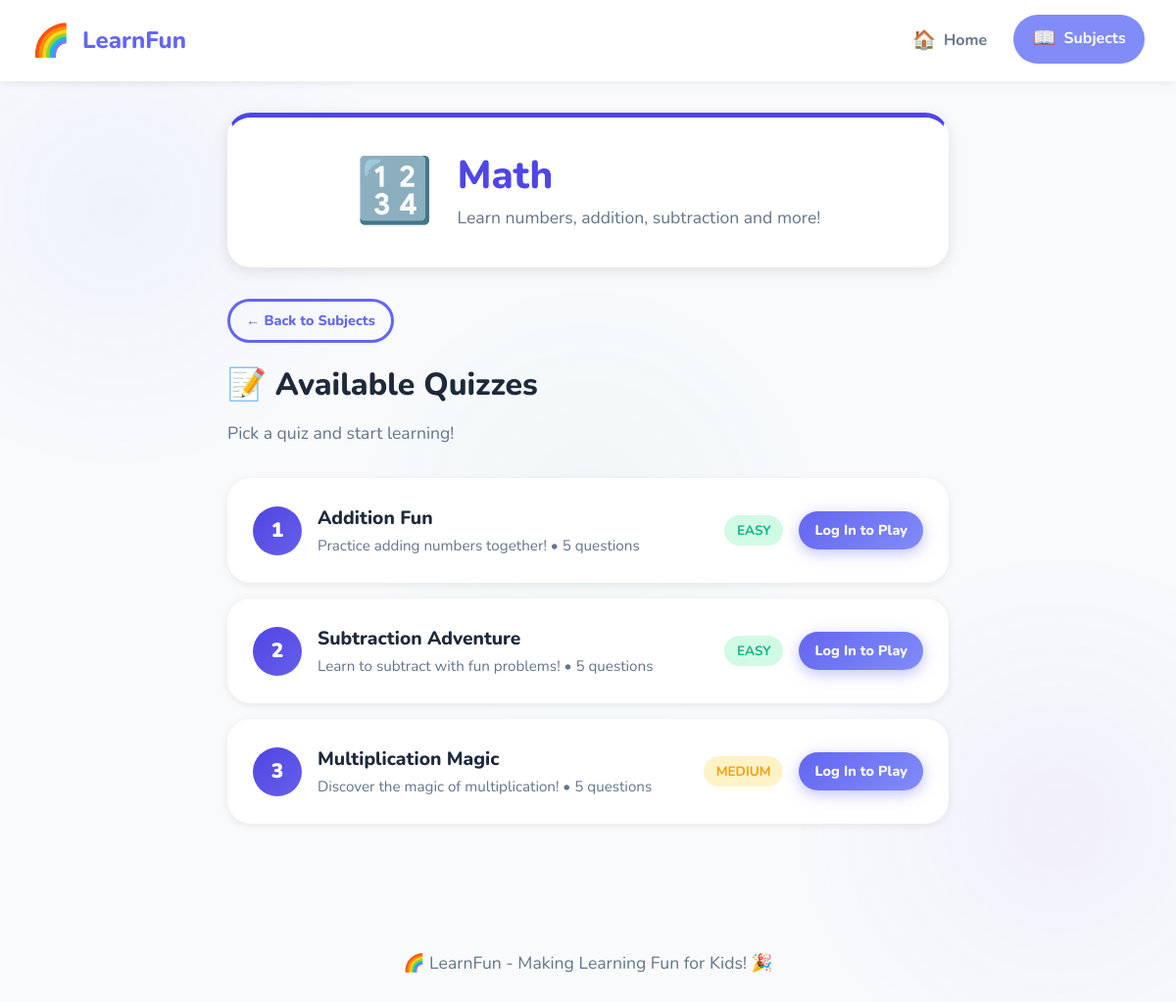
/subjects/1, run on the app's committed database.
### models.py (models this page shows, shortened)
class Subject(db.Model):
    __tablename__ = 'subjects'
    id = db.Column(db.Integer, primary_key=True)
    name = db.Column(db.String(50), unique=True, nullable=False)
    icon = db.Column(db.String(20), nullable=False)  # Emoji icon
    color = db.Column(db.String(20), nullable=False)  # Primary color
    description = db.Column(db.String(200), default='')
    quizzes = db.relationship('Quiz', backref='subject', lazy=True)

class Quiz(db.Model):
    __tablename__ = 'quizzes'
    id = db.Column(db.Integer, primary_key=True)
    title = db.Column(db.String(100), nullable=False)
    subject_id = db.Column(db.Integer, db.ForeignKey('subjects.id'), nullable=False)
    difficulty = db.Column(db.String(20), default='easy')  # easy, medium, hard
    description = db.Column(db.String(200), default='')
    questions = db.relationship('Question', backref='quiz', lazy=True, cascade='all, delete-orphan')

### blueprints/main.py (the view)
@main_bp.route('/subjects/<int:subject_id>')
def subject_detail(subject_id):
    subject = Subject.query.get_or_404(subject_id)
    quizzes = Quiz.query.filter_by(subject_id=subject_id).all()
    return render_template('subject_detail.html', subject=subject, quizzes=quizzes)

### app.py (called while the page is built)
def create_app():
    app = Flask(__name__)
    app.config.from_object(Config)
    db.init_app(app)
    with app.app_context():
        db.create_all()
        seed_data()
    from blueprints.main import main_bp
    from blueprints.auth import auth_bp
    from blueprints.quiz import quiz_bp
    from blueprints.progress import progress_bp
    app.register_blueprint(main_bp)
    app.register_blueprint(auth_bp, url_prefix='/auth')
    app.register_blueprint(quiz_bp, url_prefix='/quiz')
    app.register_blueprint(progress_bp, url_prefix='/progress')
    @app.context_processor
    def inject_user():
        user = None
        if 'user_id' in session:
            from models import User
            user = User.query.get(session['user_id'])
        return {'current_user': user}
    return app

### templates/subject_detail.html (shortened to what this page needs)
{% extends "base.html" %}
{% block content %}
<div class="container-sm">
    <div class="card mb-4" style="border-top: 5px solid {{ subject.color }};">
        <div class="flex-center gap-3" style="flex-wrap: wrap;">
            <span style="font-size: 4rem;">{{ subject.icon }}</span>
            <div>
                <h1 style="margin-bottom: 0.3rem; color: {{ subject.color }};">{{ subject.name }}</h1>
                <p style="color: var(--text-secondary); margin: 0;">{{ subject.description }}</p>
            </div>
        </div>
    </div>
    <a href="{{ url_for('main.subjects') }}" class="btn btn-outline btn-sm mb-3">
        ← Back to Subjects
    </a>
    <h2>📝 Available Quizzes</h2>
    <p style="color: var(--text-secondary);">Pick a quiz and start learning!</p>
    <div class="quiz-list">
        {% for quiz in quizzes %}
        <div class="quiz-item">
            <div class="quiz-info">
                <div class="quiz-number" style="background: linear-gradient(135deg, {{ subject.color }}, {{ subject.color }}dd);">
                    {{ loop.index }}
                </div>
                <div>
                    <div class="quiz-title">{{ quiz.title }}</div>
                    <div class="quiz-desc">{{ quiz.description }} • {{ quiz.questions|length }} questions</div>
                </div>
            </div>
            <div class="flex-center gap-2" style="flex-wrap: wrap;">
                <span class="difficulty-badge difficulty-{{ quiz.difficulty }}">{{ quiz.difficulty }}</span>
                {% if current_user %}
                <a href="{{ url_for('quiz.start_quiz', quiz_id=quiz.id) }}" class="btn btn-primary btn-sm">
                    Start! 🚀
                </a>
                {% else %}
                <a href="{{ url_for('auth.login') }}" class="btn btn-primary btn-sm">
                    Log In to Play
                </a>
                {% endif %}
            </div>
        </div>
        {% endfor %}
    </div>
</div>
{% endblock %}

### static/css/style.css (style rules this page uses)
:root { --primary: #6366F1; --primary-light: #818CF8; --primary-dark: #4F46E5; --success: #10B981; --success-light: #34D399; --danger: #EF4444; --danger-light: #F87171; --warning: #F59E0B; --warning-light: #FBBF24; --info: #3B82F6; --bg-main: #F8FAFC; --bg-card: #FFFFFF; --text-primary: #1E293B; --text-secondary: #64748B; --text-light: #94A3B8; --math-color: #4F46E5; --reading-color: #7C3AED; --science-color: #059669; --radius-sm: 12px; --radius-md: 16px; --radius-lg: 24px; --radius-xl: 32px; --radius-full: 9999px; --shadow-sm: 0 2px 8px rgba(0, 0, 0, 0.08); --shadow-md: 0 4px 16px rgba(0, 0, 0, 0.1); --shadow-lg: 0 8px 32px rgba(0, 0, 0, 0.12); --shadow-xl: 0 16px 48px rgba(0, 0, 0, 0.15); --font-main: 'Nunito', 'Comic Sans MS', system-ui, sans-serif; }
* { margin: 0; padding: 0; box-sizing: border-box; }
body { font-family: var(--font-main); background: var(--bg-main); color: var(--text-primary); line-height: 1.6; min-height: 100vh; overflow-x: hidden; }
body::before { content: ''; position: fixed; top: 0; left: 0; right: 0; bottom: 0; background: radial-gradient(circle at 10% 20%, rgba(99, 102, 241, 0.05) 0%, transparent 20%), radial-gradient(circle at 90% 80%, rgba(124, 58, 237, 0.05) 0%, transparent 20%), radial-gradient(circle at 50% 50%, rgba(5, 150, 105, 0.03) 0%, transparent 30%); pointer-events: none; z-index: -1; }
h1, h2, h3, h4, h5, h6 { font-weight: 800; line-height: 1.2; margin-bottom: 0.5em; }
h1 { font-size: 2.5rem; }
h2 { font-size: 2rem; }
p { margin-bottom: 1rem; font-size: 1.1rem; }
a { color: var(--primary); text-decoration: none; transition: color 0.2s; }
.container-sm { max-width: 800px; margin: 0 auto; padding: 2rem; }
.card { background: var(--bg-card); border-radius: var(--radius-lg); padding: 1.5rem; box-shadow: var(--shadow-md); transition: all 0.3s ease; border: 2px solid transparent; }
.btn { display: inline-flex; align-items: center; justify-content: center; gap: 0.5rem; padding: 0.9rem 1.8rem; border-radius: var(--radius-full); font-weight: 800; font-size: 1.1rem; font-family: var(--font-main); border: none; cursor: pointer; transition: all 0.3s ease; text-decoration: none; }
.btn-primary { background: linear-gradient(135deg, var(--primary), var(--primary-light)); color: white; box-shadow: 0 4px 15px rgba(99, 102, 241, 0.4); }
.btn-outline { background: transparent; border: 3px solid var(--primary); color: var(--primary); }
.btn-sm { padding: 0.5rem 1rem; font-size: 0.9rem; }
.quiz-list { display: flex; flex-direction: column; gap: 1rem; margin: 2rem 0; }
.quiz-item { display: flex; align-items: center; justify-content: space-between; padding: 1.5rem; background: var(--bg-card); border-radius: var(--radius-lg); box-shadow: var(--shadow-sm); transition: all 0.3s ease; border: 2px solid transparent; }
.quiz-info { display: flex; align-items: center; gap: 1rem; }
.quiz-number { width: 50px; height: 50px; background: linear-gradient(135deg, var(--primary), var(--primary-light)); color: white; border-radius: 50%; display: flex; align-items: center; justify-content: center; font-weight: 900; font-size: 1.3rem; }
.quiz-title { font-weight: 800; font-size: 1.2rem; }
.quiz-desc { color: var(--text-secondary); font-size: 0.95rem; }
.difficulty-badge { padding: 0.3rem 0.8rem; border-radius: var(--radius-full); font-weight: 700; font-size: 0.85rem; text-transform: uppercase; }
.difficulty-easy { background: #D1FAE5; color: var(--success); }
.difficulty-medium { background: #FEF3C7; color: var(--warning); }
.mb-3 { margin-bottom: 1.5rem; }
.mb-4 { margin-bottom: 2rem; }
.flex-center { display: flex; align-items: center; justify-content: center; }
.gap-2 { gap: 1rem; }
.gap-3 { gap: 1.5rem; }

### data on the page
Subject: icon "🔢", name "Math", description "Learn numbers, addition, subtraction and more!"
Quiz: title "Addition Fun", description "Practice adding numbers together!", questions|length "5", difficulty "EASY"
Quiz: title "Subtraction Adventure", description "Learn to subtract with fun problems!", questions|length "5", difficulty "EASY"
Quiz: title "Multiplication Magic", description "Discover the magic of multiplication!", questions|length "5", difficulty "MEDIUM"
